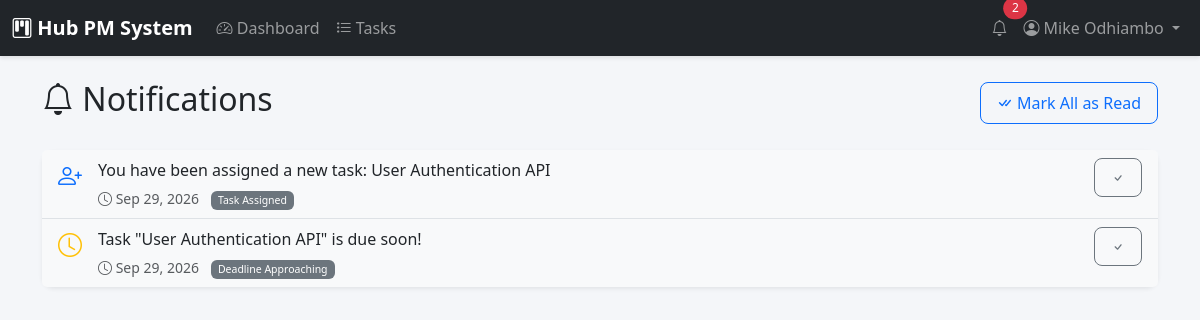
Screenshot of /notifications.php (signed in) with the database file from the repository.
### tables this page shows
CREATE TABLE notifications (
    notification_id INT PRIMARY KEY AUTO_INCREMENT,
    user_id INT NOT NULL,
    message TEXT NOT NULL,
    type ENUM('Task Assigned', 'Deadline Approaching', 'Task Overdue', 'Status Update', 'Milestone Alert', 'Project Update') NOT NULL,
    reference_id INT,
    reference_type VARCHAR(50),
    is_read BOOLEAN DEFAULT FALSE,
    created_at TIMESTAMP DEFAULT CURRENT_TIMESTAMP,
    FOREIGN KEY (user_id) REFERENCES users(user_id) ON DELETE CASCADE
);

### includes/functions.php (called while the page is built, shortened)
<?php
function escape($string) {
    return htmlspecialchars($string ?? '', ENT_QUOTES, 'UTF-8');
}
function formatDate($date, $format = 'M d, Y') {
    return date($format, strtotime($date));
}
function timeAgo($datetime) {
    $timestamp = strtotime($datetime);
    $difference = time() - $timestamp;
    if ($difference < 60) {
        return 'Just now';
    } elseif ($difference < 3600) {
        $minutes = floor($difference / 60);
        return $minutes . ' minute' . ($minutes > 1 ? 's' : '') . ' ago';
    } elseif ($difference < 86400) {
        $hours = floor($difference / 3600);
        return $hours . ' hour' . ($hours > 1 ? 's' : '') . ' ago';
    } elseif ($difference < 604800) {
        $days = floor($difference / 86400);
        return $days . ' day' . ($days > 1 ? 's' : '') . ' ago';
    } else {
        return formatDate($datetime);
    }
}
function csrfToken() {
    return $_SESSION['csrf_token'];
}
?>

### notifications.php (the view, shortened to what this page needs)
<?php
require_once 'includes/functions.php';
$database = new Database();
$db = $database->getConnection();
$user_id = $_SESSION['user_id'];
$query = "SELECT * FROM notifications WHERE user_id = :user_id ORDER BY created_at DESC";
$stmt = $db->prepare($query);
$stmt->bindParam(':user_id', $user_id);
$stmt->execute();
$notifications = $stmt->fetchAll();
?>
<!DOCTYPE html>
<html lang="en">
<head>
    <link href="https://cdn.jsdelivr.net/npm/bootstrap@5.3.0/dist/css/bootstrap.min.css" rel="stylesheet">
    <link href="https://cdn.jsdelivr.net/npm/bootstrap-icons@1.10.0/font/bootstrap-icons.css" rel="stylesheet">
    <link href="assets/css/style.css" rel="stylesheet">
</head>
<body>
    <?php include 'includes/navbar.php'; ?>
    <div class="container py-4">
        <div class="d-flex justify-content-between align-items-center mb-4">
            <h2><i class="bi bi-bell"></i> Notifications</h2>
            <?php if (!empty($notifications)): ?>
            <a href="?mark_all_read=1&token=<?php echo csrfToken(); ?>" class="btn btn-outline-primary">
                <i class="bi bi-check-all"></i> Mark All as Read
            </a>
            <?php endif; ?>
        </div>
        <div class="card shadow-sm">
            <?php if (empty($notifications)): ?>
            <div class="card-body text-center py-5 text-muted">
                <i class="bi bi-bell-slash fs-1 d-block mb-3"></i>
                <h5>No notifications</h5>
                <p>You're all caught up!</p>
            </div>
            <?php else: ?>
            <div class="list-group list-group-flush">
                <?php foreach ($notifications as $notif): ?>
                <div class="list-group-item <?php echo $notif['is_read'] ? '' : 'bg-light'; ?>">
                    <div class="d-flex justify-content-between align-items-start">
                        <div class="d-flex">
                            <div class="me-3">
                                <?php
                                $icons = [
                                    'Task Assigned' => 'person-plus text-primary',
                                    'Deadline Approaching' => 'clock text-warning',
                                    'Task Overdue' => 'exclamation-triangle text-danger',
                                    'Status Update' => 'arrow-repeat text-info',
                                    'Milestone Alert' => 'flag text-success',
                                    'Project Update' => 'folder text-primary'
                                ];
                                $icon = $icons[$notif['type']] ?? 'bell text-secondary';
                                ?>
                                <i class="bi bi-<?php echo $icon; ?> fs-4"></i>
                            </div>
                            <div>
                                <p class="mb-1"><?php echo escape($notif['message']); ?></p>
                                <small class="text-muted">
                                    <i class="bi bi-clock"></i> <?php echo timeAgo($notif['created_at']); ?>
                                    <span class="badge bg-secondary ms-2"><?php echo escape($notif['type']); ?></span>
                                </small>
                            </div>
                        </div>
                        <?php if (!$notif['is_read']): ?>
                        <a href="?mark_read=<?php echo $notif['notification_id']; ?>&token=<?php echo csrfToken(); ?>" class="btn btn-sm btn-outline-secondary">
                            <i class="bi bi-check"></i>
                        </a>
                        <?php endif; ?>
                    </div>
                </div>
                <?php endforeach; ?>
            </div>
            <?php endif; ?>
        </div>
    </div>
</body>
</html>

### assets/css/style.css (style rules this page uses)
:root { --primary-color: #1a1a2e; --secondary-color: #16213e; --accent-color: #0f3460; --success-color: #28a745; --warning-color: #ffc107; --danger-color: #dc3545; --info-color: #17a2b8; }
body { font-family: 'Segoe UI', Tahoma, Geneva, Verdana, sans-serif; background-color: #f4f6f9; min-height: 100vh; }
.card { border: none; border-radius: 12px; transition: transform 0.2s, box-shadow 0.2s; }
.badge { font-weight: 500; padding: 0.4em 0.7em; border-radius: 6px; }
.btn { border-radius: 8px; font-weight: 500; padding: 0.5rem 1rem; transition: all 0.2s; }

### rows the page displays
notifications: message "You have been assigned a new task: User Authentication API", created_at "Sep 29, 2026", type "Task Assigned"
notifications: message "Task \"User Authentication API\" is due soon!", created_at "Sep 29, 2026", type "Deadline Approaching"

### other values shown
APP_NAME "Hub PM System"
$notificationCount "2"
$_SESSION['full_name'] "Mike Odhiambo"
